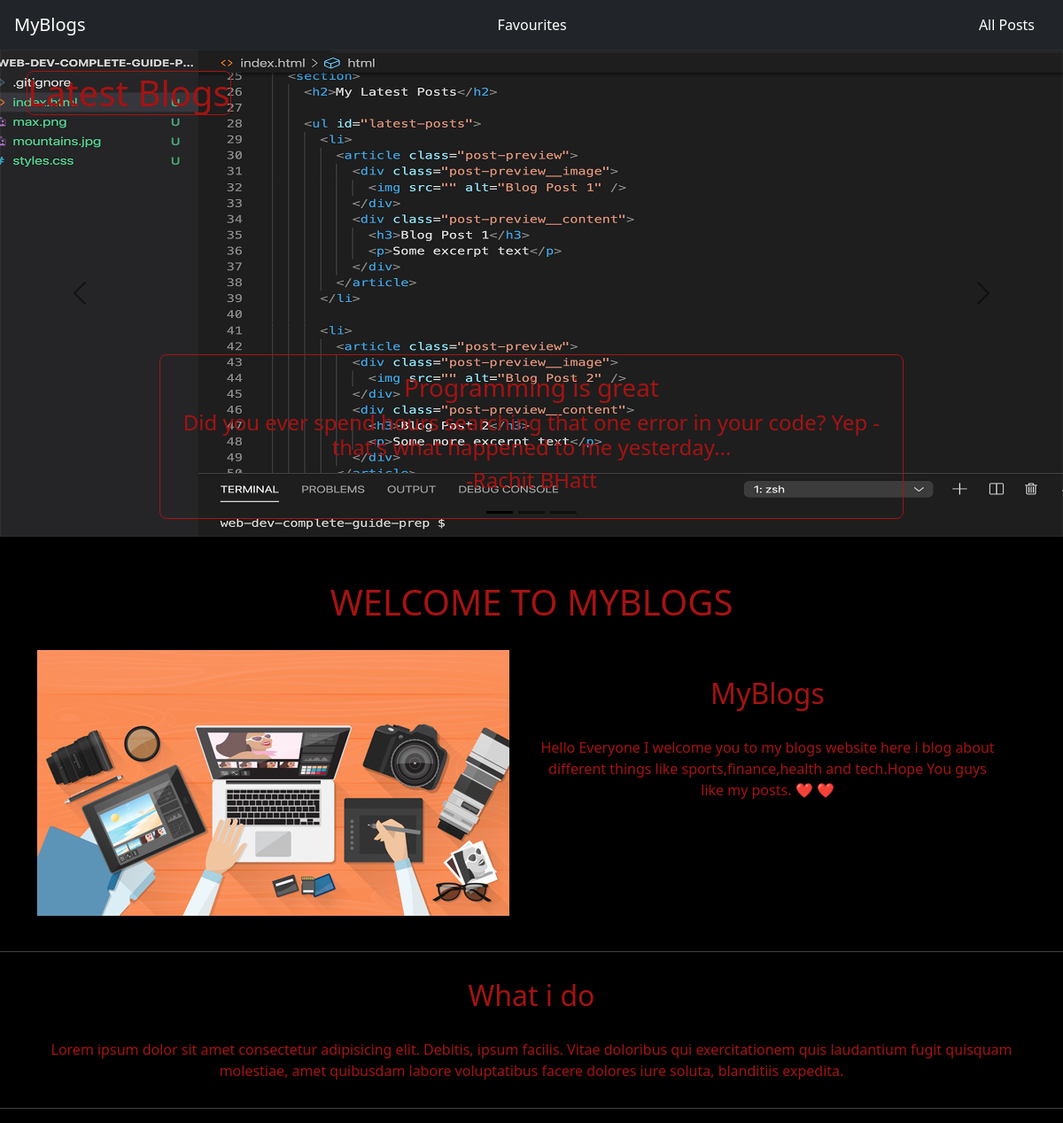
The page / on the database its author committed.
### blog/models.py (models this page shows, shortened)
class Post(models.Model):
    title = models.CharField(max_length=100)
    excerpt = models.CharField(max_length=250)
    image = models.ImageField(upload_to="images", null=True)
    date = models.DateField(auto_now=True)
    slug = models.SlugField(unique=True)
    content = models.TextField(validators=[MinLengthValidator(10)])
    author = models.ForeignKey(
        Author, on_delete=models.SET_NULL, related_name="posts", null=True)
    tag = models.ManyToManyField(Tag)

class Author(models.Model):
    first_name = models.CharField(max_length=50)
    last_name = models.CharField(max_length=50)
    email = models.EmailField(null=False)
    def __str__(self):
        return f"{self.first_name} {self.last_name}"

### blog/views.py (the view)
# urls.py: path('', views.IndexView.as_view(), name="homepage"),
class IndexView(TemplateView):
    template_name = "blog/index.html"
    def get_context_data(self, **kwargs):
        context = super().get_context_data(**kwargs)
        posts = Post.objects.all().order_by("-date")
        context["posts"] = posts
        return context

### blog/templates/blog/index.html (shortened to what this page needs)
{% extends "base.html" %}
{% load static %}
{% block css_files %}
<link rel="stylesheet" href="{% static 'blog/css/index.css' %} ">
<link rel="stylesheet" href="{% static 'blog/css/includes/header.css' %}">
{% endblock css_files %}
{% block content %}
{% include './includes/header.html' %}
<section id="latest_blogs">
<h1 id="latest">Latest Blogs</h1>
<div id="carouselDark" class="carousel carousel-dark slide" data-bs-ride="carousel">
  <div class="carousel-indicators">
    <button type="button" data-bs-target="#carouselDark" data-bs-slide-to="0" class="active" aria-current="true" aria-label="Slide 1"></button>
    <button type="button" data-bs-target="#carouselDark" data-bs-slide-to="1" aria-label="Slide 2"></button>
    <button type="button" data-bs-target="#carouselDark" data-bs-slide-to="2" aria-label="Slide 3"></button>
  </div>
  <div class="carousel-inner">
  {% for post in posts%}
  {% if forloop.counter == 1%}
    <a href="{% url 'individual_post' post.slug %}" class="carousel-item active" data-bs-interval="10000">
      <img src="{{post.image.url}}" class="d-block w-100" alt="{{post.image.url}}">
      <div class="carousel-caption d-none d-md-block post-detail">
        <h3>{{post.title}}</h3>
        <h4>{{post.excerpt}}</h4>
        <h4>-{{post.author}}</h4>
      </div>
    </a>
    {% endif %}
    {% endfor %}
  </div>
  <button class="carousel-control-prev" type="button" data-bs-target="#carouselDark" data-bs-slide="prev">
    <span class="carousel-control-prev-icon" aria-hidden="true"></span>
  </button>
  <button class="carousel-control-next" type="button" data-bs-target="#carouselDark" data-bs-slide="next">
    <span class="carousel-control-next-icon" aria-hidden="true"></span>
  </button>
</div>
</section>
<h1> WELCOME TO MYBLOGS </h1>
<section id="welcome" class="container">
<header>
    <img src="{% static 'blog/images/main.jpg' %}" alt="some_image">
</header>
<div>
<h2>MyBlogs</h2>
<p>Hello Everyone I welcome you to my blogs website here i blog about different things like sports,finance,health and tech.Hope You guys like my posts. &#10084;&#65039; &#10084;&#65039;</p>
</div>
</section >
<hr>
<section>
<h2>What i do</h2>
<p>Lorem ipsum dolor sit amet consectetur adipisicing elit. Debitis, ipsum facilis. Vitae doloribus qui exercitationem quis laudantium fugit quisquam molestiae, amet quibusdam labore voluptatibus facere dolores iure soluta, blanditiis expedita.
</p>
</section>
<hr>
{% endblock %}

### static/styles.css (style rules this page uses)
a { text-decoration: none; }
body { margin: 0; background-color: black; }

### blog/static/blog/css/index.css (style rules this page uses)
h1,h2,p { color:rgb(165, 19, 19);; text-align: center; margin: 30px; }
#welcome { display: flex; justify-content: space-evenly; }
.post-detail { color: rgb(165, 19, 19);; display: inline; border:1px solid rgb(165, 19, 19);; border-radius: 8px; }
.post-detail>h3,h4 { color: rgb(165, 19, 19);; }
#carouselDark { width: 2000px; height: 550px; }
.carousel-item>img { width: 1000px; height:550px }
#latest_blogs { margin-bottom: 50px; display: flex; align-items: center; justify-content: center; }
hr { color: white; }
#latest { color: rgb(165, 19, 19);; border:1px solid rgb(165, 19, 19);; border-radius: 8px; display: inline-block; position:absolute; z-index: 1; top: 20; left: 0; margin-top: 60px; }

### rows shown on the page
Post: image (picture), title "Programming is great", excerpt "Did you ever spend hours searching that one error in your code? Yep - that's what happened to me yesterday...", author "Rachit BHatt"
